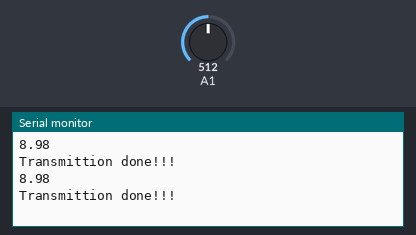
A sketch run on a simulated Arduino Uno, built with avr-gcc and run on an emulated ATmega328P. Parts: the last lines printed to the serial monitor. The inputs (shaded band) are chosen by the test bench; at power-on: A1 = 512. No radio packets arrive unless stated.

Above: at 1.8 s.
1.9 s: A1 set to 716
At 2.8 s:
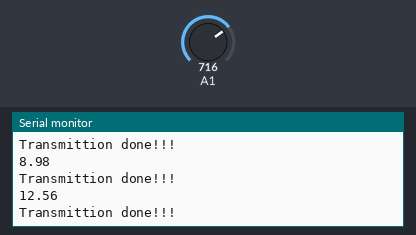
3.4 s: A1 set to 900
At 4.8 s:
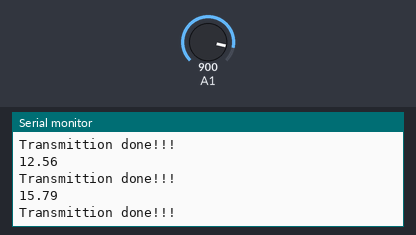
Timing chart, 0 to 6.4 s (numbered marks = the images above; inputs shaded):
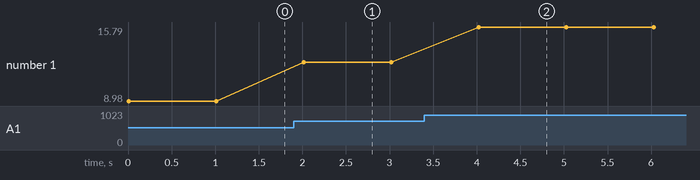

Measured:
- after the input at 1.9 s, the serial monitor: prints a new line after 0.11 s (image 1)
- after the input at 3.4 s, the serial monitor: prints a new line after 0.62 s (image 2)
- plotted number 1: 8.98 → 12.56 after the input at 1.9 s, 12.56 → 15.79 after the input at 3.4 s

The sketch:

Transmitter.project.ino
```cpp
#include <SPI.h>
#include <nRF24L01.h>
#include <RF24.h>

RF24 radio(9, 10);

const byte rxAddr[6] = "00001";

void setup()
{
  Serial.begin(9600);
  radio.begin();
  radio.setRetries(15, 15);
  radio.openWritingPipe(rxAddr);

  radio.stopListening();
}

void loop()
{
  float reading  = analogRead(A1);
  float numLEDSLit = reading / 57;  //1023 / 9 / 2
  Serial.println(numLEDSLit);
  radio.write(&numLEDSLit, sizeof(numLEDSLit));
  if(radio.write(&numLEDSLit, sizeof(numLEDSLit)),Serial.println("Transmittion done!!!"));
  else
  Serial.println("Transmittion failed!!!");
  delay(1000);
}
```
